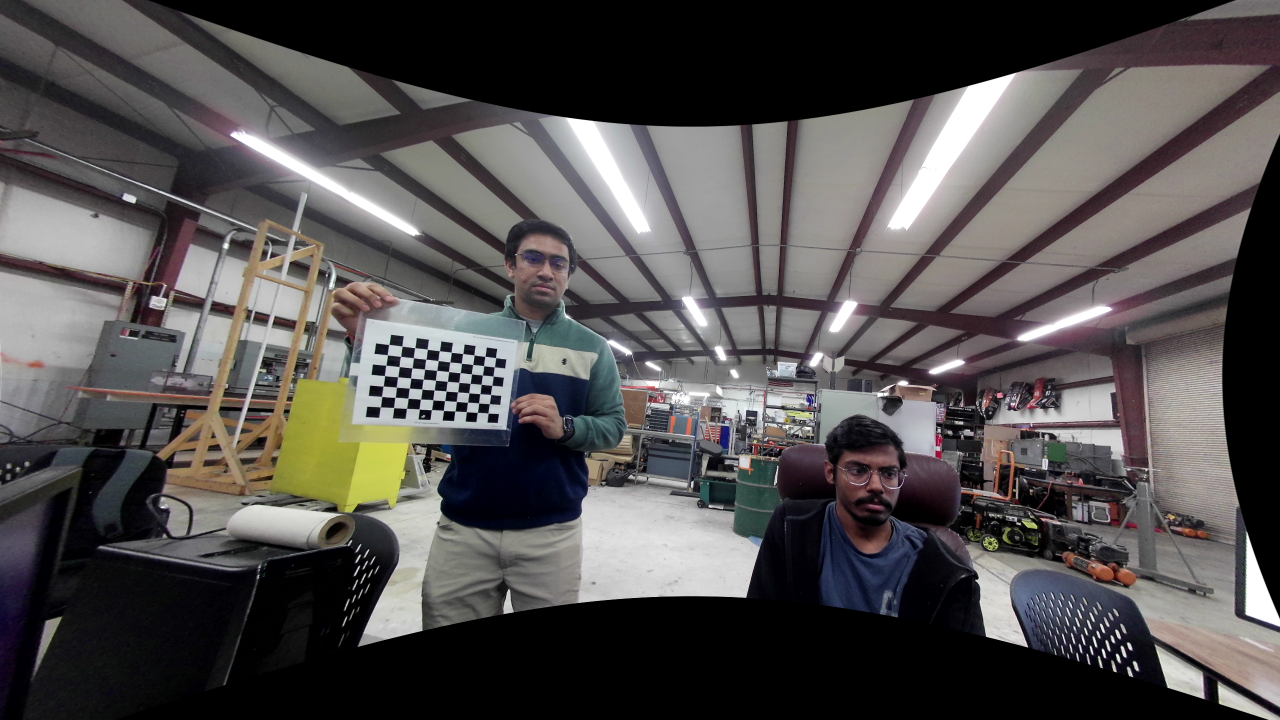
#> input picture Camera_Calibrate_runcam/fisheye_undistorted_2k_img5.png, 2560 x 1440 px, given in place of the camera (shown at 1/2 size)
$ python save_video2.py   (older library calls are emulated)
#> lines starting #> are read from the running program, lines starting #| are printed output that depends on the picture; after the words box and inside, x2 and y2 are one past the last pixel; in counts of white or black regions, pixels touching at a corner belong together
import cv2
import datetime
import numpy as np
import time
import pickle

# camera_matrix = np.array([[1.252e+03, 0, 1280],
#                           [0, 1e+03, 720],
#                           [0, 0, 1]], dtype=np.float32)
# distortion_coeffs = np.array([-0.02327429, 0.04284276, -0.0447615,  0.01550882], dtype=np.float32)


file_path = "fisheye_calibration_final_v2.pkl"
# file_path = "../Camera_Calibrate_runcam/fisheye_calibration_1080p_25.pkl"
with open(file_path, "rb") as file:  # "rb" means read in binary mode
#> (reads Camera_Calibrate_runcam/fisheye_calibration_final_v2.pkl from the repository)
    data = pickle.load(file)
camera_matrix, distortion_coeffs = data

# Print the variables to verify
print("Camera Matrix:\n", camera_matrix)
print("Distortion Coefficients:\n", distortion_coeffs)

# Load the video
h, w = 1440, 2560
# [5 lines of commented-out code are left out]

new_camera_matrix = cv2.fisheye.estimateNewCameraMatrixForUndistortRectify(camera_matrix, distortion_coeffs, (w, h), np.eye(3), balance=1)
map1, map2 = cv2.fisheye.initUndistortRectifyMap(camera_matrix, distortion_coeffs, np.eye(3), new_camera_matrix, (w, h), cv2.CV_16SC2)

# Open the video capture
cap = cv2.VideoCapture(0)
cap.set(cv2.CAP_PROP_FRAME_WIDTH, w)
cap.set(cv2.CAP_PROP_FRAME_HEIGHT, h)
cap.set(cv2.CAP_PROP_FPS,30)
fps = cap.get(cv2.CAP_PROP_FPS)
current_datetime = datetime.datetime.now()
# timestamped_filename_video = f"Test1_11080p_dist{current_datetime.strftime('%Y%m%d_%H%M')}.mp4"
# Define the codec and create VideoWriter object
# fourcc = cv2.VideoWriter_fourcc(*'mp4v')
# out = cv2.VideoWriter('/home/kloya/' + timestamped_filename_video, fourcc, fps, (w, h))
while(cap.isOpened()):
    ts = time.time()
    ret, frame = cap.read()
#> frame is the input picture: shape (1440, 2560, 3); mean B, G, R 78.6, 78.9, 82
    if ret:
        # Get the current timestamp

        timestamp = datetime.datetime.now().strftime('%Y-%m-%d %H:%M:%S')
        frame = cv2.flip(frame, 0)
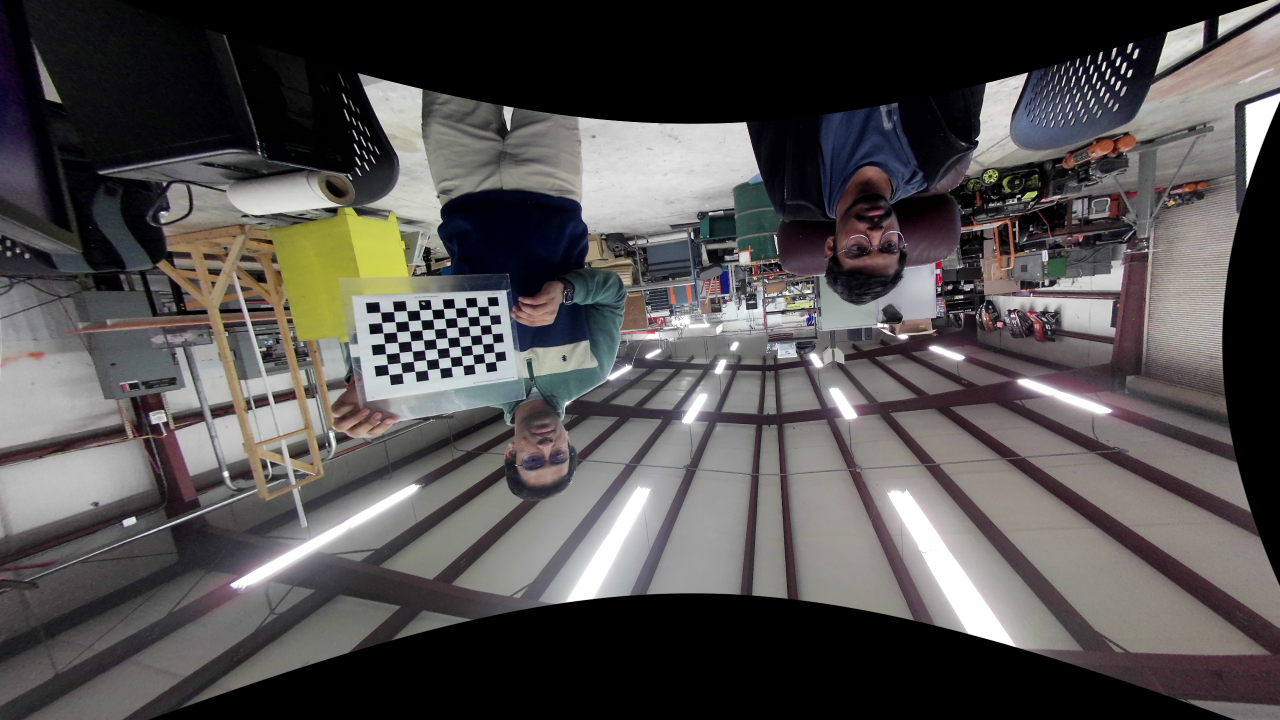
#> frame: shape (1440, 2560, 3) (shown at 1/2 size); mean B, G, R 78.6, 78.9, 82
        frame = cv2.flip(frame, 1)
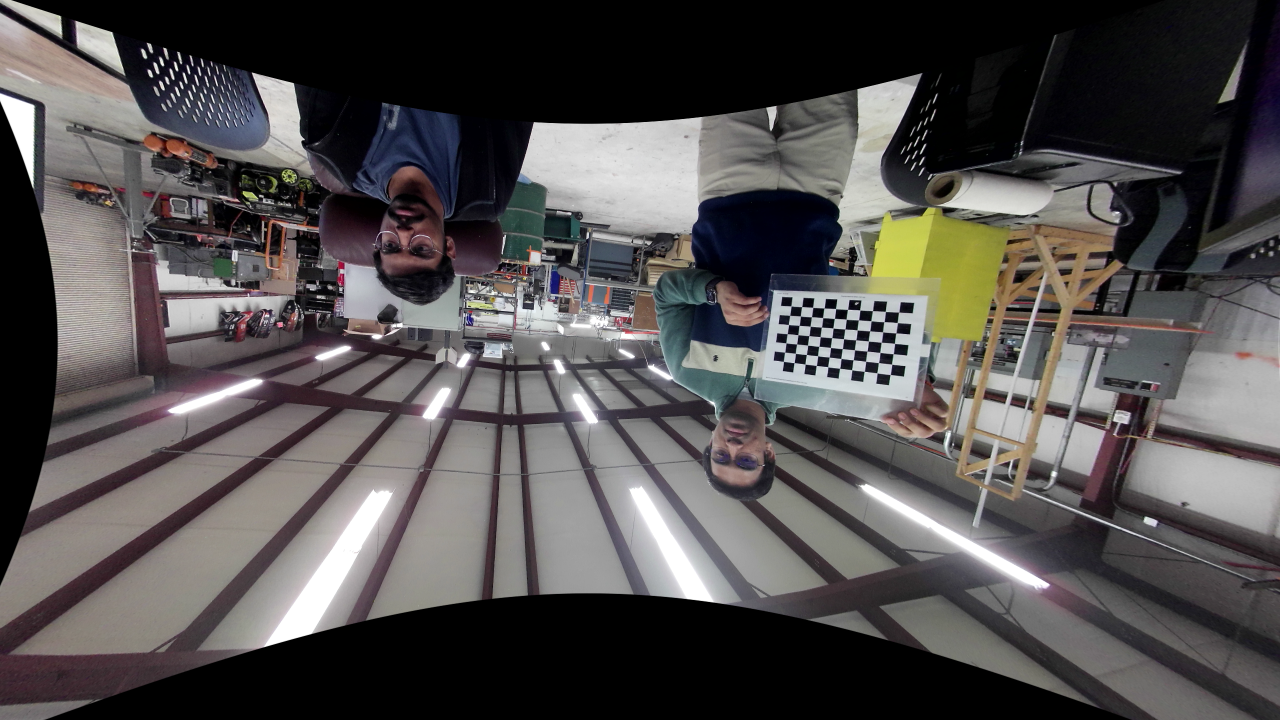
#> frame: shape (1440, 2560, 3) (shown at 1/2 size); mean B, G, R 78.6, 78.9, 82
        # map1, map2 = cv2.fisheye.initUndistortRectifyMap(camera_matrix, distortion_coeffs, np.eye(3), new_camera_matrix, (w, h), cv2.CV_16SC2)
        frame = cv2.remap(frame, map1, map2, interpolation=cv2.INTER_LINEAR)
        # frame[:80, :] = 0  # Top boundary
        # frame[-145:, :] = 0  # Bottom boundary
        # frame[:, :200] = 0  # Left boundary
        # frame[:, -10:] = 0  # Right boundary

        # Convert to HSV
        hsv = cv2.cvtColor(frame, cv2.COLOR_BGR2HSV)
#> hsv: shape (1440, 2560, 3); mean H, S, V 51.2, 27.4, 65.3
        # Make the specified region black based on the ROI
        hsv[:190, :] = 0  # Top boundary
#> hsv: shape (1440, 2560, 3); mean H, S, V 48.8, 25.7, 62.9
        hsv[-200:, :] = 0  # Bottom boundary
#> hsv: shape (1440, 2560, 3); mean H, S, V 44.3, 24.3, 59.7
        hsv[:, :315] = 0  # Left boundary
#> hsv: shape (1440, 2560, 3); mean H, S, V 41.4, 22.9, 53.1
        hsv[:, -160:] = 0  # Right boundary
#> hsv: shape (1440, 2560, 3); mean H, S, V 37.3, 21.1, 48.5

            #   Create masnp.array([[roll], [pitch], [yaw]])
        hl = 3#cv2.getTrackbarPos('h_Low', 'Trackbars')
        hu = 45#cv2.getTrackbarPos('h_Hi', 'Trackbars')
        sl = 140#cv2.getTrackbarPos('satLow', 'Trackbars')
        su = 255#cv2.getTrackbarPos('satHigh', 'Trackbars')
        vl = 150#cv2.getTrackbarPos('valLow', 'Trackbars')
        vu = 245#cv2.getTrackbarPos('valHigh', 'Trackbars')

        lower_orange = (hl,sl,vl)   # Adjust these values based on the orange color in your environment
        upper_orange = (hu,su,vu)
        mask1 = cv2.inRange(hsv, lower_orange, upper_orange)
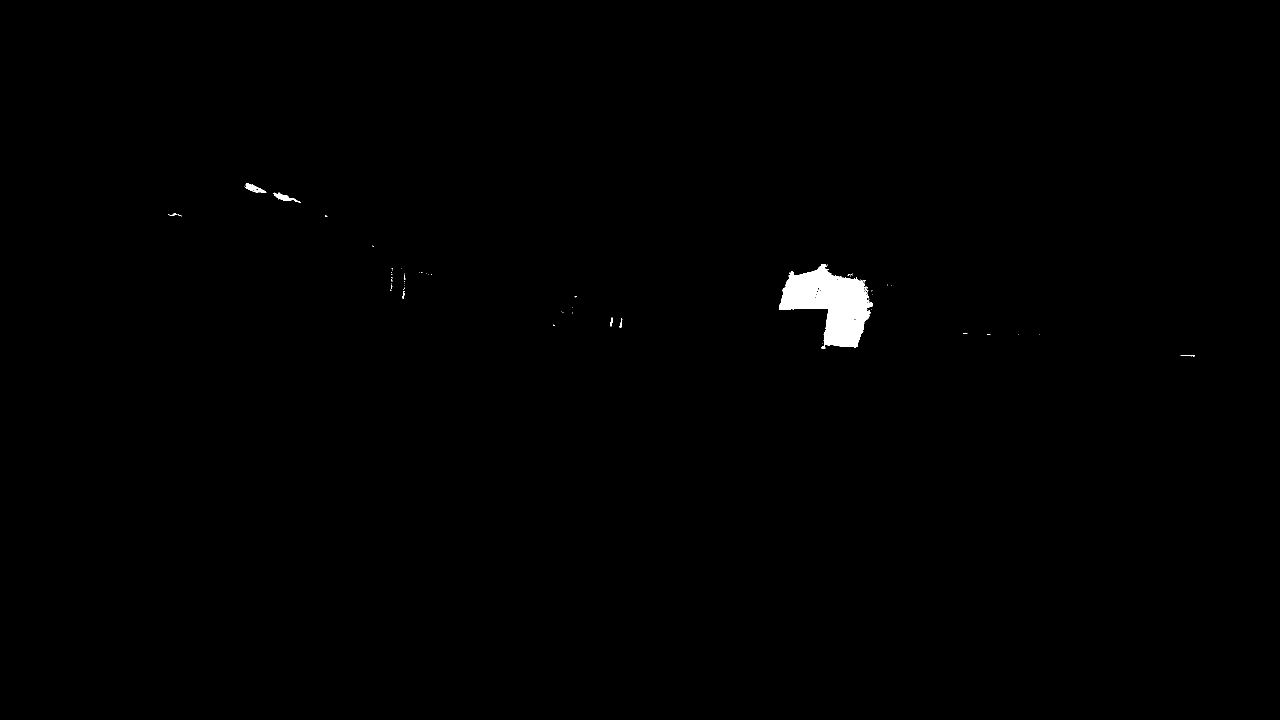
#> mask1: shape (1440, 2560) (shown at 1/2 size); 0.49% white; 61 white regions (52 under 20 px), largest, box (x1, y1, x2, y2) and area: (1558, 528, 1746, 695) 16978, (489, 366, 533, 386) 359, (547, 385, 602, 406) 359
        mask2 = cv2.morphologyEx(mask1, cv2.MORPH_CLOSE, np.ones((5, 5), np.uint8))
#> mask2: shape (1440, 2560); 0.51% white; 33 white regions (24 under 20 px)
        mask2 = cv2.GaussianBlur(mask2, (5, 5), 0)
        # cv2.imshow("mask", mask2)

        # # Find contours and sort them along areas
        contours, _ = cv2.findContours(mask2, cv2.RETR_EXTERNAL, cv2.CHAIN_APPROX_SIMPLE)
#> contours = 27 contours, 6 with area under 20; largest, box (x1, y1, x2, y2) and area: (1556, 526, 1748, 699) 18902, (545, 383, 604, 408) 664, (487, 364, 535, 388) 616, (802, 544, 813, 600) 304, (778, 534, 788, 584) 246
        contour_areas = [(cv2.contourArea(c), c) for c in contours]
#> contour_areas = 27 items
        contour_areas.sort(key=lambda x: x[0], reverse=True)
        largest_contours = [c for area, c in contour_areas[:4]] # top 4 contours by area
#> largest_contours = 4 contours; box (x1, y1, x2, y2) and area: (1556, 526, 1748, 699) 18902, (545, 383, 604, 408) 664, (487, 364, 535, 388) 616, (802, 544, 813, 600) 304

        cv2.drawContours(frame, largest_contours, -1, (0,90,200), 1) # Draw the contour and center
#> frame: shape (1440, 2560, 3); mean B, G, R 60.9, 61, 63.9

        # Put the timestamp on the frame
        cv2.putText(frame, timestamp, (10, 50), cv2.FONT_HERSHEY_SIMPLEX, 1, (255, 255, 255), 2, cv2.LINE_AA)
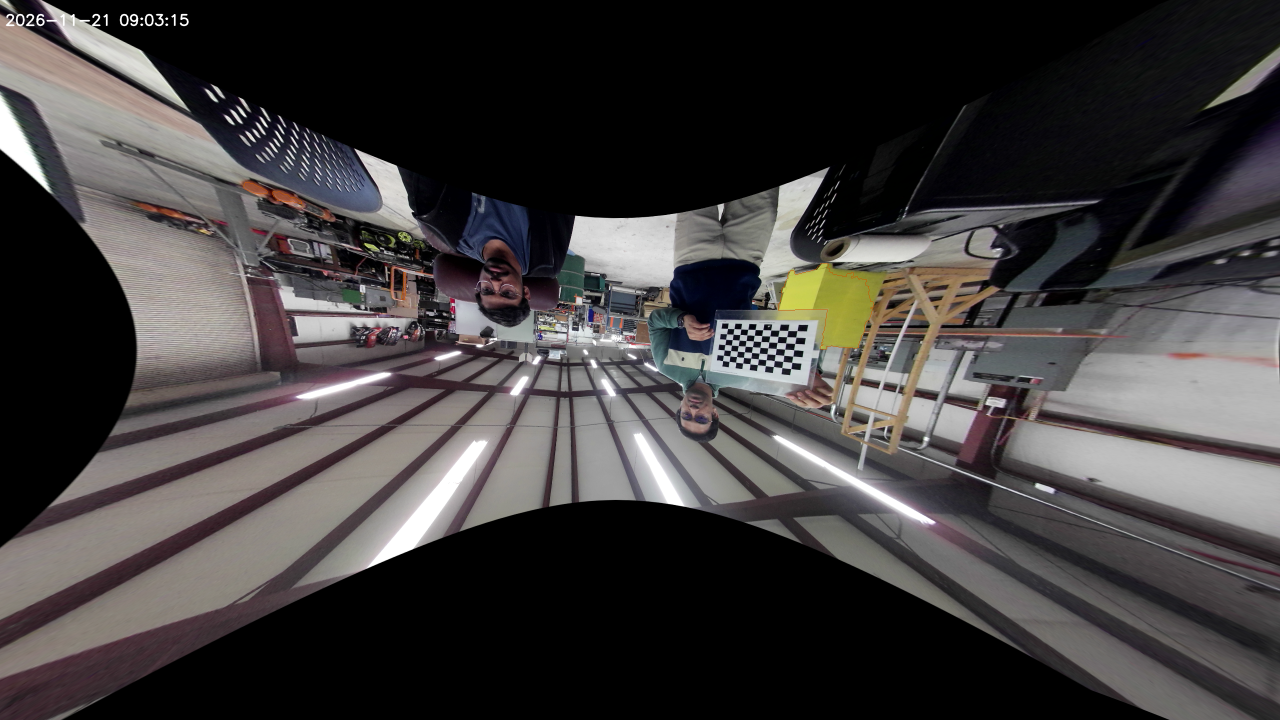
#> frame: shape (1440, 2560, 3) (shown at 1/2 size); mean B, G, R 61, 61.2, 64

        # Write the frame
        # out.write(frame)

        # Display the frame
        cv2.imshow('frame', frame)
        # dt = ts - time.time()
        # print(1/dt)
        # Break the loop on 'q' key press
        if cv2.waitKey(1) & 0xFF == ord('q'):
#> (key q is pressed here)
            break
    else:
        break

# Release everything if job is finished
cap.release()
# out.release()
cv2.destroyAllWindows()
